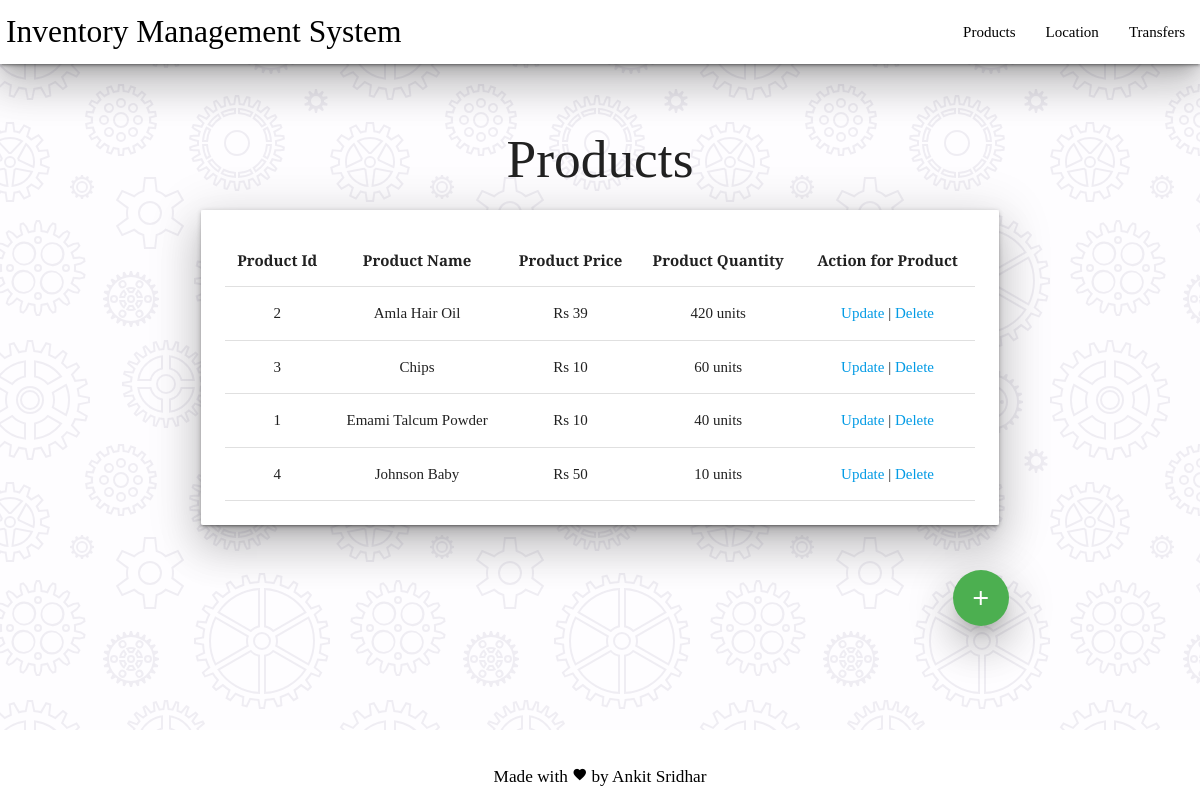
Page /products on the committed database.
### IMS/models.py (models this page shows, shortened)
class Product(db.Model):
    productId = db.Column(db.Integer, primary_key= True)
    productName = db.Column(db.String(50),unique = True ,nullable = False)
    productPrice= db.Column(db.Integer,nullable = False)
    productQuantity = db.Column(db.Integer, nullable = False)

### IMS/routes.py (the view)
@app.route('/products')
def products():
    products = Product.query.all()
    return render_template('products.html', products=products, locations=Location.query.all())

### IMS/templates/products.html (shortened to what this page needs)
{% extends 'base.html' %}
{% block body %}
    <section style="padding: 2.5%;">
        <h2 class="center">Products</h2>
        <div class="container">
            <div class="col s12 m7 z-depth-5">
                <div class="card horizontal">
                  <div class="card-stacked">
                    <div class="card-content">
                        <table class="highlight centered">
                            <thead>
                                <tr>
                                    <th>Product Id</th>
                                    <th>Product Name</th>
                                    <th>Product Price</th>
                                    <th>Product Quantity</th>
                                    <th>Action for Product</th>
                                </tr>
                            </thead>
                            <tbody>
                            {% for product in products |sort(attribute="productName") %}
                                <tr>
                                    <td>{{product.productId}}</td>
                                    <td>{{product.productName}}</td>
                                    <td>Rs {{product.productPrice}}</td>
                                    <td>{{product.productQuantity}} units</td>
                                    <td><a  href="/updateproduct/{{product.productId}}">Update</a> |
                                        <a  href="/deleteproduct/{{product.productId}}">Delete</a></td>
                                </tr>
                            {% endfor %}
                            </tbody>
                        </table>
                    </div>
                  </div>
                </div>
              </div>
        </div>
    </section>
    <div class="container">
        <div class="row right">
            <div class="col">
                <a class="btn-floating btn-large waves-effect waves-light green z-depth-5 modal-trigger" href="#addproduct"><i class="material-icons">add</i></a>
            </div>
        </div>
    </div>
{% endblock %}

### IMS/static/styles.css (style rules this page uses)
body { background-color: #fefdff; font-family: 'Playfair Display', serif; }

### rows in the picture
Product: productId "2", productName "Amla Hair Oil", productPrice "39", productQuantity "420"
Product: productId "3", productName "Chips", productPrice "10", productQuantity "60"
Product: productId "1", productName "Emami Talcum Powder", productPrice "10", productQuantity "40"
Product: productId "4", productName "Johnson Baby", productPrice "50", productQuantity "10"
